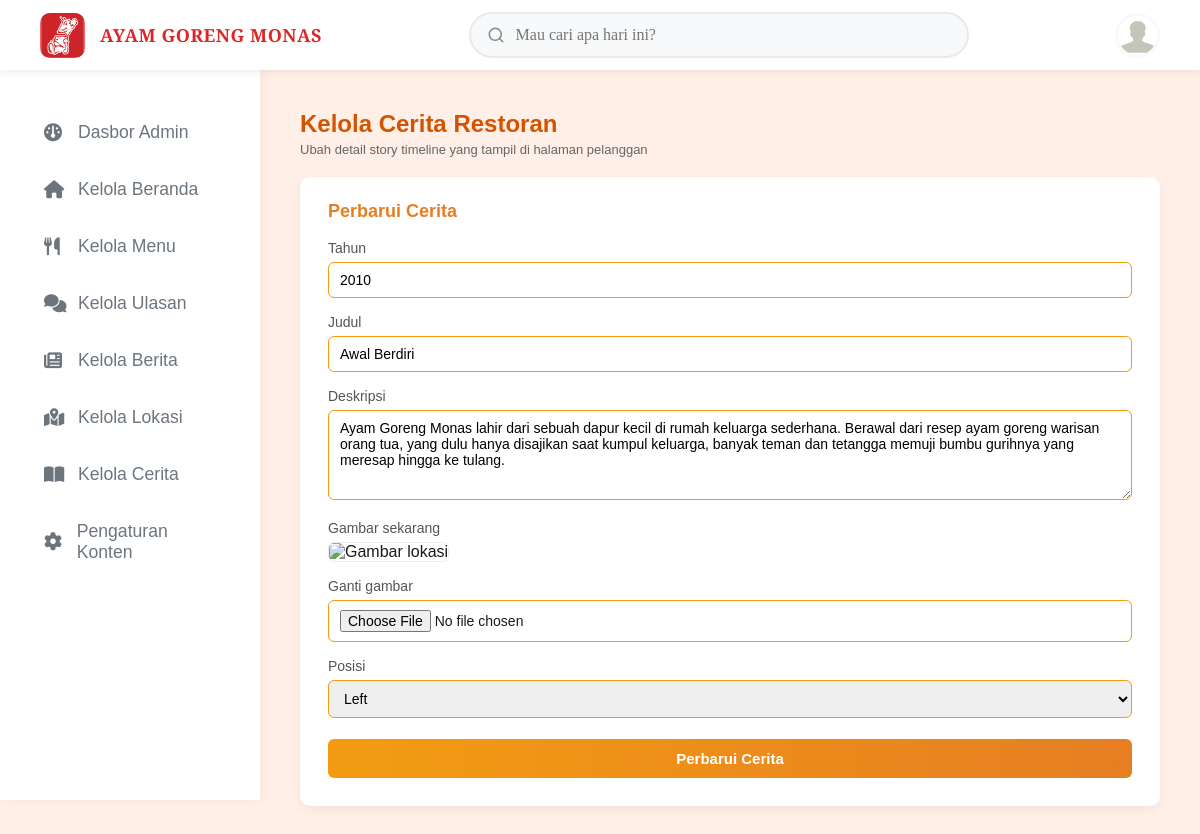
Page /Admin/story/edit_story.php?id=1 on the earlier database version.
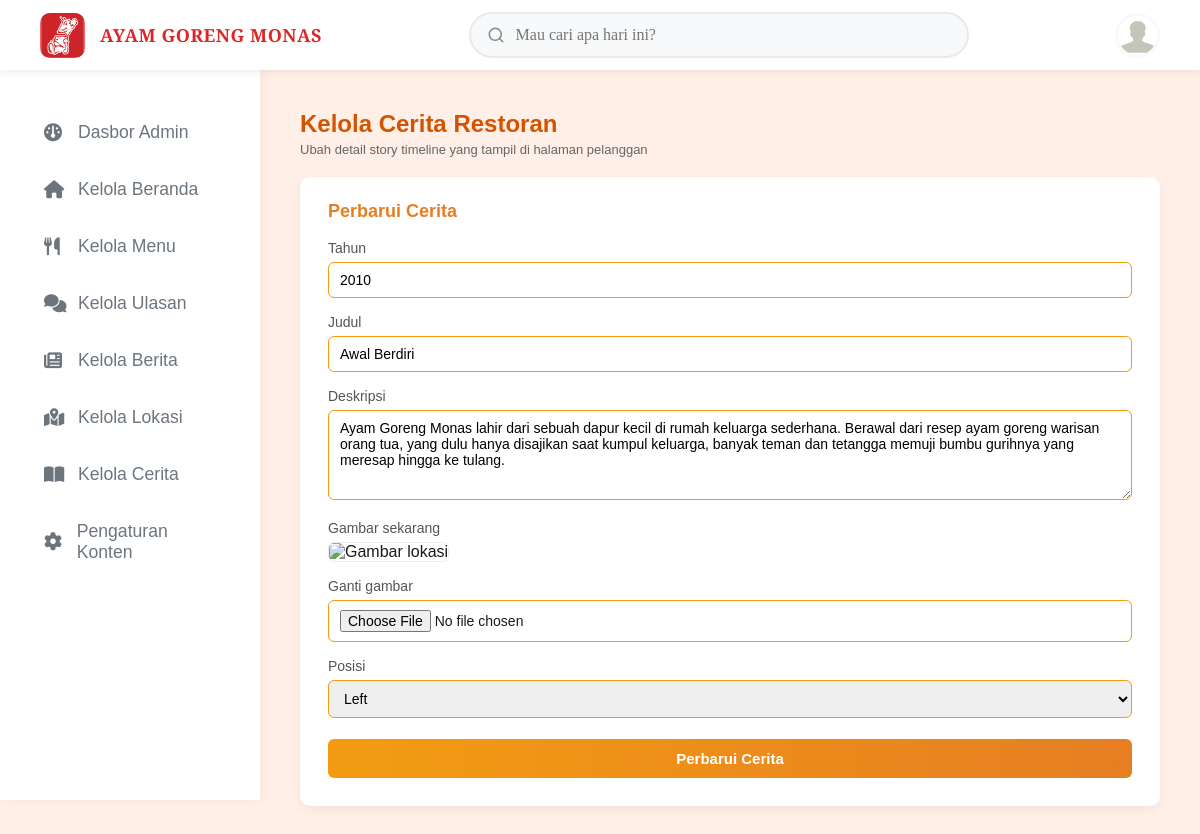
Same page on the later database version.
### tables this page shows
CREATE TABLE `story_timeline` (
  `id` int NOT NULL,
  `tahun` varchar(10) NOT NULL,
  `judul` varchar(255) NOT NULL,
  `deskripsi` text NOT NULL,
  `gambar` varchar(255) NOT NULL,
  `posisi` enum('Kiri','Kanan') NOT NULL DEFAULT 'Kiri'
);

### Admin/story/edit_story.php (the view, shortened to what this page needs)
<?php
$conn = mysqli_connect("localhost", "root", "", "ayamgoreng_monas");
$id = $_GET['id'];
$data = mysqli_query($conn, "SELECT * FROM story_timeline WHERE id=$id");
$row = mysqli_fetch_assoc($data);
?>
<!DOCTYPE html>
<html lang="id">
<head>
    <link rel="stylesheet" href="../style_admin/manage_menu.css" />
</head>
<body>
    <?php
    include "../layout/header_admin.php";
    include "../layout/sidebar_admin.php";
    ?>
    <div class="page-wrapper">
        <div class="page-title">Kelola Cerita Restoran</div>
        <div class="page-subtitle">
            Ubah detail story timeline yang tampil di halaman pelanggan
        </div>
        <div class="card">
            <div class="card-title">Perbarui Cerita</div>
            <form method="POST" enctype="multipart/form-data">
                <div class="form-group">
                    <label class="form-label">Tahun</label>
                    <input
                        type="text"
                        name="tahun"
                        class="form-input"
                        value="<?= htmlspecialchars($row['tahun']); ?>"
                        required
                    >
                </div>
                <div class="form-group">
                    <label class="form-label">Judul</label>
                    <input
                        type="text"
                        name="judul"
                        class="form-input"
                        value="<?= htmlspecialchars($row['judul']); ?>"
                        required
                    >
                </div>
                <div class="form-group">
                    <label class="form-label">Deskripsi</label>
                    <textarea
                        name="deskripsi"
                        class="form-textarea"
                        required
                    ><?= htmlspecialchars($row['deskripsi']); ?></textarea>
                </div>
                <div class="form-group">
                    <label class="form-label">Gambar sekarang</label>
                    <div class="current-image">
                        <img src="../../Source/<?= htmlspecialchars($lokasi['gambar']); ?>" width="150" alt="Gambar lokasi">
                    </div>
                </div>
                <div class="form-group">
                    <label class="form-label">Ganti gambar</label>
                    <input
                        type="file"
                        name="gambar"
                        class="form-file"
                        accept="image/*"
                    >
                </div>
                <div class="form-group">
                    <label class="form-label">Posisi</label>
                    <select name="posisi" class="form-select">
                        <option value="left"  <?= $row['posisi']=='left'  ? 'selected' : ''; ?>>Left</option>
                    </select>
                </div>
                <button type="submit" name="edit" class="btn-submit">
                    Perbarui Cerita
                </button>
            </form>
        </div>
    </div>
</body>
</html>

Differences in the rows shown:
changed story_timeline "Awal Berdiri": posisi "Left" → (not shown)
Other differences:
form field posisi: (not shown) → "Left"
